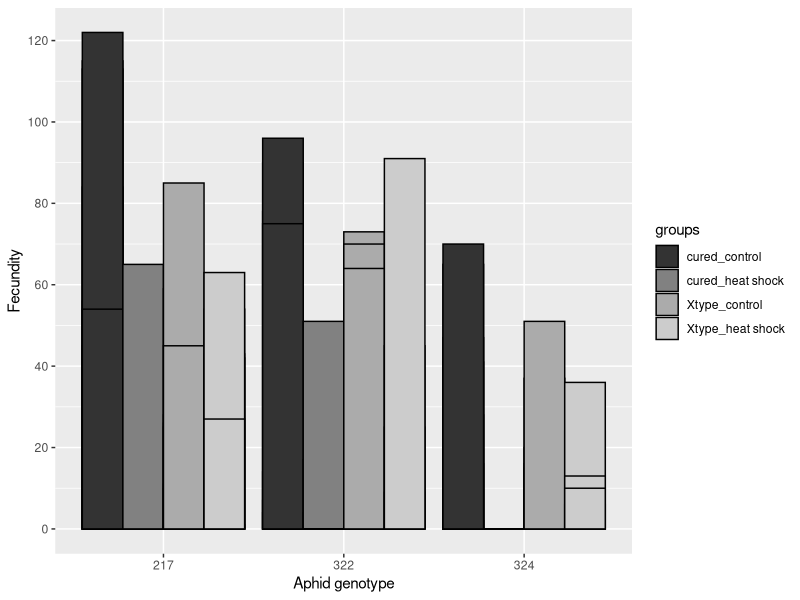

R code for this plot:
## ---- chunk 1

## Set up libraries
library(tidyverse)
library(ggthemes)

dryadData <- read.table("data/HeatShock.csv", header=TRUE, sep=",", stringsAsFactors = TRUE)
#view(dryadData)

dryadData$Aphid.Genotype <- factor(dryadData$Aphid.Genotype, 
                              levels=c("217",
                                       "322", "324"))

dryadData <- unite(dryadData, "groups", c(X.type.presence, Treatment), remove = FALSE)


pp<- ggplot(data=dryadData, 
           aes(x=Aphid.Genotype,
               y=Offspring, fill=groups)) + 
        geom_bar(position="dodge", stat="identity", color="black") + 
    ylab("Fecundity") +  xlab("Aphid genotype") + 
  scale_y_continuous(breaks = c(0,20,40,60,80,100,120)) +
  scale_fill_grey()
#,c("Cured, control", "Cured, heat shock", "X-type, control", "X-type, heat shock")) 

#fills in boxes with grey scale
  #theme(panel.background = element_rect(fill = 'gray94', color = 'black'), legend.position="top",  legend.title= element_blank(), axis.title.y = element_text(size=12, face="bold", colour = "black"), strip.text.y = element_text(size = 10, face="bold", colour = "black")) + #edits the text within the labels, and adds a legend to the top of the graph

pp

